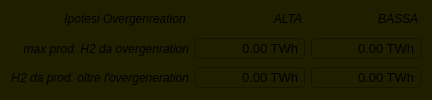
            <widget class="QWidget" name="h2ResWgt" native="true">
             <property name="maximumSize">
              <size>
               <width>16777215</width>
               <height>16777215</height>
              </size>
             </property>
             <property name="styleSheet">
              <string notr="true">background-color: rgb(31, 31, 0);</string>
             </property>
             <layout class="QGridLayout" name="gridLayout_9">
              <item row="1" column="0">
               <widget class="QLabel" name="overgenH2Lbl">
                <property name="font">
                 <font>
                  <pointsize>9</pointsize>
                  <weight>50</weight>
                  <italic>true</italic>
                  <bold>false</bold>
                 </font>
                </property>
                <property name="text">
                 <string>Ipotesi Overgenreation </string>
                </property>
                <property name="alignment">
                 <set>Qt::AlignRight|Qt::AlignTrailing|Qt::AlignVCenter</set>
                </property>
               </widget>
              </item>
              <item row="4" column="2">
               <widget class="QDoubleSpinBox" name="toprodHiH2ResPerspDsb">
                <property name="sizePolicy">
                 <sizepolicy hsizetype="Fixed" vsizetype="Fixed">
                  <horstretch>0</horstretch>
                  <verstretch>0</verstretch>
                 </sizepolicy>
                </property>
                <property name="minimumSize">
                 <size>
                  <width>110</width>
                  <height>0</height>
                 </size>
                </property>
                <property name="maximumSize">
                 <size>
                  <width>110</width>
                  <height>16777215</height>
                 </size>
                </property>
                <property name="font">
                 <font>
                  <pointsize>10</pointsize>
                 </font>
                </property>
                <property name="alignment">
                 <set>Qt::AlignRight|Qt::AlignTrailing|Qt::AlignVCenter</set>
                </property>
                <property name="buttonSymbols">
                 <enum>QAbstractSpinBox::NoButtons</enum>
                </property>
                <property name="suffix">
                 <string> TWh</string>
                </property>
                <property name="maximum">
                 <double>999999.989999999990687</double>
                </property>
                <property name="singleStep">
                 <double>0.100000000000000</double>
                </property>
                <property name="value">
                 <double>0.000000000000000</double>
                </property>
               </widget>
              </item>
              <item row="3" column="3">
               <widget class="QDoubleSpinBox" name="maxLowH2ResPerspDsb">
                <property name="sizePolicy">
                 <sizepolicy hsizetype="Fixed" vsizetype="Fixed">
                  <horstretch>0</horstretch>
                  <verstretch>0</verstretch>
                 </sizepolicy>
                </property>
                <property name="minimumSize">
                 <size>
                  <width>110</width>
                  <height>0</height>
                 </size>
                </property>
                <property name="maximumSize">
                 <size>
                  <width>110</width>
                  <height>16777215</height>
                 </size>
                </property>
                <property name="font">
                 <font>
                  <pointsize>10</pointsize>
                 </font>
                </property>
                <property name="alignment">
                 <set>Qt::AlignRight|Qt::AlignTrailing|Qt::AlignVCenter</set>
                </property>
                <property name="buttonSymbols">
                 <enum>QAbstractSpinBox::NoButtons</enum>
                </property>
                <property name="suffix">
                 <string> TWh</string>
                </property>
                <property name="maximum">
                 <double>999999.989999999990687</double>
                </property>
                <property name="singleStep">
                 <double>0.100000000000000</double>
                </property>
                <property name="value">
                 <double>0.000000000000000</double>
                </property>
               </widget>
              </item>
              <item row="3" column="2">
               <widget class="QDoubleSpinBox" name="maxHiH2ResPerspDsb">
                <property name="sizePolicy">
                 <sizepolicy hsizetype="Fixed" vsizetype="Fixed">
                  <horstretch>0</horstretch>
                  <verstretch>0</verstretch>
                 </sizepolicy>
                </property>
                <property name="minimumSize">
                 <size>
                  <width>110</width>
                  <height>0</height>
                 </size>
                </property>
                <property name="maximumSize">
                 <size>
                  <width>110</width>
                  <height>16777215</height>
                 </size>
                </property>
                <property name="font">
                 <font>
                  <pointsize>10</pointsize>
                 </font>
                </property>
                <property name="alignment">
                 <set>Qt::AlignRight|Qt::AlignTrailing|Qt::AlignVCenter</set>
                </property>
                <property name="buttonSymbols">
                 <enum>QAbstractSpinBox::NoButtons</enum>
                </property>
                <property name="suffix">
                 <string> TWh</string>
                </property>
                <property name="maximum">
                 <double>999999.989999999990687</double>
                </property>
                <property name="singleStep">
                 <double>0.100000000000000</double>
                </property>
                <property name="value">
                 <double>0.000000000000000</double>
                </property>
               </widget>
              </item>
              <item row="1" column="3">
               <widget class="QLabel" name="overgenLowH2Lbl">
                <property name="minimumSize">
                 <size>
                  <width>110</width>
                  <height>0</height>
                 </size>
                </property>
                <property name="maximumSize">
                 <size>
                  <width>110</width>
                  <height>16777215</height>
                 </size>
                </property>
                <property name="font">
                 <font>
                  <pointsize>9</pointsize>
                  <weight>50</weight>
                  <italic>true</italic>
                  <bold>false</bold>
                 </font>
                </property>
                <property name="text">
                 <string>BASSA </string>
                </property>
                <property name="alignment">
                 <set>Qt::AlignRight|Qt::AlignTrailing|Qt::AlignVCenter</set>
                </property>
               </widget>
              </item>
              <item row="4" column="0">
               <widget class="QLabel" name="toprodHiH2ResLbl">
                <property name="font">
                 <font>
                  <pointsize>9</pointsize>
                  <italic>true</italic>
                 </font>
                </property>
                <property name="text">
                 <string>H2 da prod. oltre l'overgeneration</string>
                </property>
                <property name="alignment">
                 <set>Qt::AlignRight|Qt::AlignTrailing|Qt::AlignVCenter</set>
                </property>
               </widget>
              </item>
              <item row="3" column="0">
               <widget class="QLabel" name="maxHiH2ResLbl">
                <property name="font">
                 <font>
                  <pointsize>9</pointsize>
                  <italic>true</italic>
                 </font>
                </property>
                <property name="text">
                 <string>max prod. H2 da overgenration</string>
                </property>
                <property name="alignment">
                 <set>Qt::AlignRight|Qt::AlignTrailing|Qt::AlignVCenter</set>
                </property>
               </widget>
              </item>
              <item row="4" column="3">
               <widget class="QDoubleSpinBox" name="toprodLowH2ResPerspDsb">
                <property name="sizePolicy">
                 <sizepolicy hsizetype="Fixed" vsizetype="Fixed">
                  <horstretch>0</horstretch>
                  <verstretch>0</verstretch>
                 </sizepolicy>
                </property>
                <property name="minimumSize">
                 <size>
                  <width>110</width>
                  <height>0</height>
                 </size>
                </property>
                <property name="maximumSize">
                 <size>
                  <width>110</width>
                  <height>16777215</height>
                 </size>
                </property>
                <property name="font">
                 <font>
                  <pointsize>10</pointsize>
                 </font>
                </property>
                <property name="alignment">
                 <set>Qt::AlignRight|Qt::AlignTrailing|Qt::AlignVCenter</set>
                </property>
                <property name="buttonSymbols">
                 <enum>QAbstractSpinBox::NoButtons</enum>
                </property>
                <property name="suffix">
                 <string> TWh</string>
                </property>
                <property name="maximum">
                 <double>999999.989999999990687</double>
                </property>
                <property name="singleStep">
                 <double>0.100000000000000</double>
                </property>
                <property name="value">
                 <double>0.000000000000000</double>
                </property>
               </widget>
              </item>
              <item row="1" column="2">
               <widget class="QLabel" name="overgenHiH2Lbl">
                <property name="minimumSize">
                 <size>
                  <width>110</width>
                  <height>0</height>
                 </size>
                </property>
                <property name="maximumSize">
                 <size>
                  <width>110</width>
                  <height>16777215</height>
                 </size>
                </property>
                <property name="font">
                 <font>
                  <pointsize>9</pointsize>
                  <weight>50</weight>
                  <italic>true</italic>
                  <bold>false</bold>
                 </font>
                </property>
                <property name="text">
                 <string>ALTA </string>
                </property>
                <property name="alignment">
                 <set>Qt::AlignRight|Qt::AlignTrailing|Qt::AlignVCenter</set>
                </property>
               </widget>
              </item>
              <item row="2" column="0">
               <spacer name="verticalSpacer_40">
                <property name="orientation">
                 <enum>Qt::Vertical</enum>
                </property>
                <property name="sizeType">
                 <enum>QSizePolicy::Fixed</enum>
                </property>
                <property name="sizeHint" stdset="0">
                 <size>
                  <width>20</width>
                  <height>5</height>
                 </size>
                </property>
               </spacer>
              </item>
             </layout>
            </widget>
